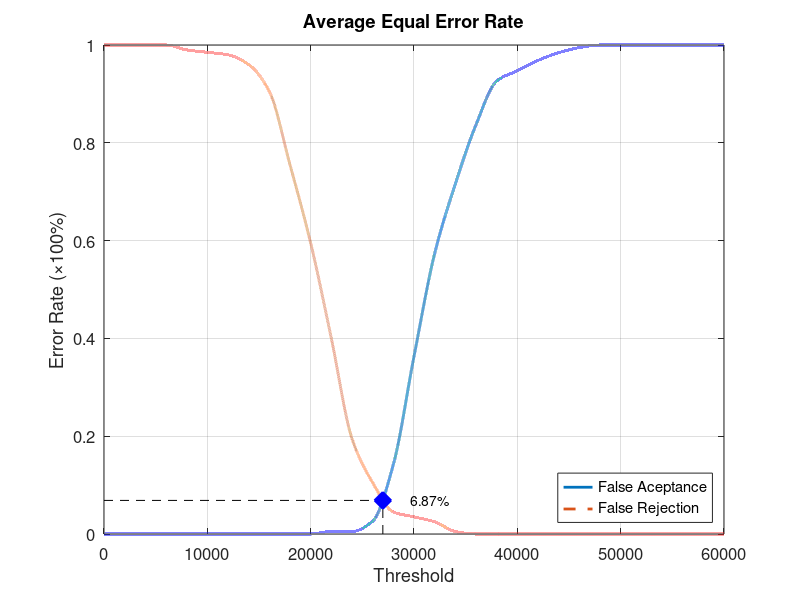
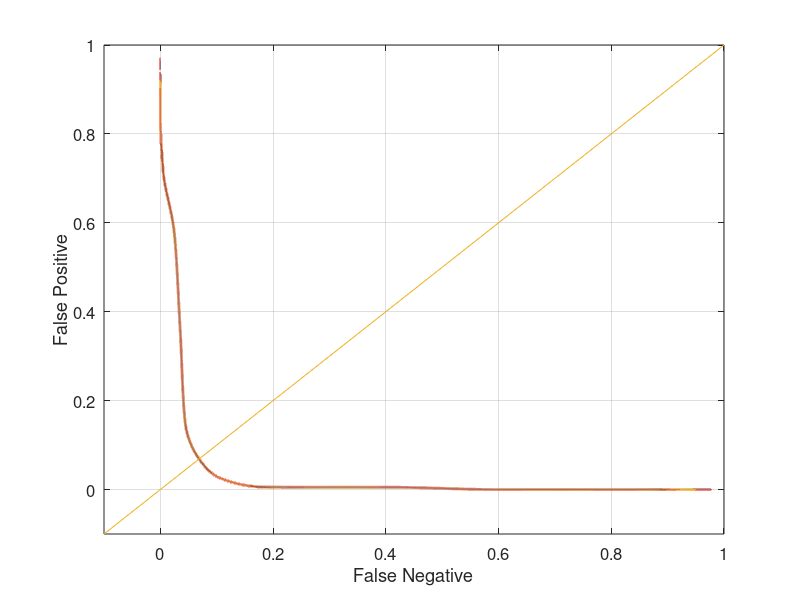

MATLAB code to generate these figures, in order:
function yEER = Database4_2
close all;
clear;
clc;
x = 0:2000:60000;
xq = 0:0.5:60000;

y0 = [0 0 0 0 0 0 0 0 0 0 0 0.00526316 0.00526316 0.0263158 0.142105 0.363158 0.573684 0.715789 0.836842 0.926316 0.947368 0.968421 0.984211 0.994737 1 1 1 1 1 1 1];
yy0 = interp1(x, y0, xq, 'pchip');
y1 = [1 1 1 1 0.99 0.985 0.98 0.96 0.905 0.755 0.595 0.4 0.195 0.105 0.045 0.035 0.025 0.005 0 0 0 0 0 0 0 0 0 0 0 0 0];
yy1 = interp1(x, y1, xq, 'pchip');

% Calculating EER: 
y2 = abs(y0 - y1);
find(y2 == min(y2))
yy2 = abs(yy0 - yy1);
xEER = find(yy2 == min(yy2));
xEERIndex = xq(xEER) % X-axis EER
yEER = yy0(xEER) % Y-axis EER

main = figure
plot(xq, yy0,'-','LineWidth', 2);	hold on
plot(xq, yy1,'--','LineWidth', 2);	hold on
plot([xEERIndex xEERIndex], [0 yEER], 'k--');	hold on
plot([0 xEERIndex], [yEER yEER], 'k--');	hold on
plot(xEERIndex, yEER, 'bx', 'LineWidth', 10);	hold on
text(xEERIndex + 10 * xEERIndex / 100, yEER, [num2str(round((10000 * yEER)) / 100) '%'])
legend('False Aceptance', 'False Rejection', 'Location', 'SouthEast')
xlabel('Threshold')
ylabel('Error Rate (\times100%)')
title('Average Equal Error Rate')
set(gca, 'FontSize', 12)
axis([0 60000 0 1])
grid on

print(main, 'Database4_2Main', '-dpng');
FNRxFPR = figure('Color', [1 1 1]);
plot(yy1, yy0, '-', yy1, yy0, 'LineWidth', 2);
hold on
y = -0.1:0.1:1
plot(y, y); 
set(gca, 'FontSize', 12)
xlabel('False Negative')
ylabel('False Positive')
axis([-0.1 1 -0.1 1])
set(gca, 'FontSize', 12)
grid on

print(FNRxFPR, 'Database4_2FNRxFPR','-dpng');
end
